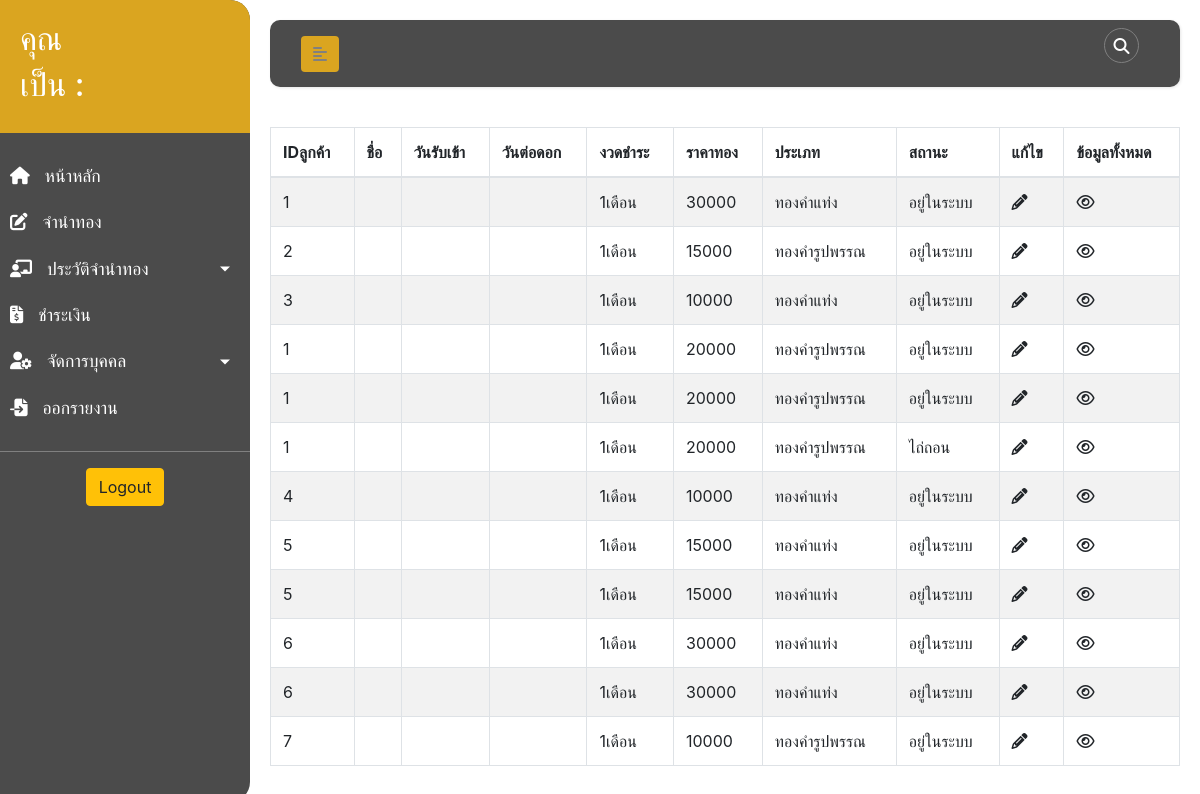
The app's page /pawntesttwotable.php with its own data.
### tables this page shows
CREATE TABLE `golds` (
  `GoldID` int(10) NOT NULL,
  `CusID` int(10) NOT NULL,
  `Goldpawnday` date NOT NULL,
  `Goldpayday` date NOT NULL,
  `TypeGold` varchar(255) NOT NULL,
  `WeightGold` int(10) NOT NULL,
  `Price` int(10) NOT NULL,
  `Rate` int(10) NOT NULL,
  `Pay` int(10) NOT NULL,
  `DuePayment` varchar(255) NOT NULL,
  `GoldStatus` varchar(255) NOT NULL,
  `GoldImg` varchar(255) NOT NULL,
  `Golddetail` varchar(255) NOT NULL,
  `Goldbalance` int(10) NOT NULL
);

### pawntesttwotable.php (the view, shortened to what this page needs)
<?php
    include_once('config.php');
?>
<!DOCTYPE html>
<html lang="en">
<head>
    <link rel="stylesheet" href="css/css.css">
    <link rel="stylesheet" href="https://stackpath.bootstrapcdn.com/bootstrap/4.1.3/css/bootstrap.min.css">
    <link rel="stylesheet" type="text/css" href="https://cdn.datatables.net/1.10.20/css/jquery.dataTables.css">
</head>
<body>
    <div class="wrapper">
        <nav id="sidebar">
            <div class="sidebar-header">
                    <h2>คุณ <?php echo $_SESSION['fname']; ?></h2>
                    <h2>เป็น :  <?php echo $_SESSION['position']; ?></h2>
            </div>
            <ul class="list-unstyled components">
                <li>
                    <a href="index.php">
                        <i class="fas fa-home"></i>
                        หน้าหลัก
                    </a>
                </li>
                <li>
                    <a href="pawngold.php">
                        <i class="fas fa-edit"></i>
                        จำนำทอง
                    </a>
                </li>
                <li>
                    <a href="#Hispawngold.php" data-toggle="collapse" aria-expanded="false" class="dropdown-toggle">
                        <i class="fas fa-chalkboard-teacher"></i>
                        ประวัติจำนำทอง
                    </a>
                </li>
                <li>
                    <a href="payment.php">
                        <i class="fas fa-file-invoice-dollar"></i>
                        ชำระเงิน
                    </a>
                </li>
                <li>
                    <a href="#userSubmenu" data-toggle="collapse" aria-expanded="false" class="dropdown-toggle">
                        <i class="fas fa-user-cog"></i>
                        จัดการบุคคล
                    </a>
                </li>
                <li>
                    <a href="#">
                        <i class="fas fa-file-import"></i>
                        ออกรายงาน
                    </a>
                </li>
            </ul>
            <div class="logout">
                <a href="logout.php">
                    <input type="submit" class="btn btn-warning" name="logout" value="Logout"><br>
                </a>
            </div>
        </nav>
        <div id="content">
            <nav class="navbar navbar-expand-lg ">
                <div class="container-fluid">
                    <button type="button" id="sidebarCollapse" class="btn">
                        <i class="fas fa-align-left"></i>
                    </button>
                    <div class="top_menu">
                        <ul>
                            <li><a href="#"><i class="fas fa-search"></i></a></li>
                        </ul>
                    </div>
                </div>
            </nav>
        <div class="datatable2">
            <div class="tbcontainer2">
            <?php
                $query  = "SELECT * FROM golds ORDER BY GoldID asc" or die("Error:" .mysqli_error());
                $result = mysqli_query($conn, $query );
                echo"<table id='goldtable2' class='table table-bordered table-striped table-hover' width='100%' font-size='10px'>";
                echo "<thead>";
                    echo "<tr>";
                        echo "<th>IDลูกค้า</th>";
                        echo "<th>ชื่อ</th>";
                        echo "<th>วันรับเข้า</th>";
                        echo "<th>วันต่อดอก</th>";
                        echo "<th>งวดชำระ</th>";
                        echo "<th>ราคาทอง</th>";
                        echo "<th>ประเภท</th>";
                         echo "<th>สถานะ</th>";
                        echo "<th>แก้ไข</th>";
                        echo "<th>ข้อมูลทั้งหมด</th>";
                    echo "</tr>";
                echo "</thead>";
                echo "<tbody>";
                while($row = mysqli_fetch_array($result)){
                    echo "<tr>";
                    echo "<td>" .$row["CusID"] .  "</td>";
                    echo "<td>" .$row["CusFname"] .  "</td>";
                 echo "<td>" .$row["Cuspawnday"] .  "</td>";
                 echo "<td>" .$row["DateITR"] .  "</td>";
                echo "<td>" .$row["DuePayment"] .  "</td>";
                    echo "<td>" .$row["Price"] .  "</td>";
                    echo "<td>" .$row["TypeGold"] .  "</td>";
                 echo "<td>" .$row["GoldStatus"] .  "</td>";
                    echo "<td>";
                        echo "<a herf='#UserUpdateForm.php?'" .$row["0"] . "'title=Update Record' data-toggle='tooltip'><span class='fas fa-pencil-alt'></span></a>";
                    echo "</td>";
                    echo "<td>";
                    echo "<a herf='#UserUpdateForm.php?'" .$row["0"] . "'title=View Record' data-toggle='tooltip'><span class='far fa-eye'></span></a>";
                    echo "</td>";
                    echo "</tr>";
                    }
                echo"</table>";
            ?>
            </div>
        </div>
        </div>
    </div>
</body>
</html>

### css/css.css (style rules this page uses)
* { list-style: none; }
body { font-family: 'Kanit', sans-serif; font-family: 'Roboto Slab', serif; background: #fafafa; text-decoration: none; }
a, a:hover, a:focus { color: inherit; text-decoration: none; transition: all 0.3s; }
.navbar { padding: 15px 10px; background: #4b4b4b; border: none; border-radius: 10px; margin-bottom: 40px; box-shadow: 1px 1px 3px rgba(0, 0, 0, 0.1); }
.navbar .btn { box-shadow: none; outline: none !important; border: none; background: goldenrod; color: gray; }
.navbar .top_menu ul li a { display: block; margin: 0 10px ; width: 35px; height: 35px; line-height: 35px; border: 1px solid gray; text-align: center; border-radius: 50%; color: #fff; }
.wrapper { display: flex; align-items: stretch; width: 100%; height: 100%; }
#sidebar { min-width: 250px; max-width: 250px; background: #4b4b4b; color: #fff; transition: all 0.3s; border-top-right-radius: 20px; border-bottom-right-radius: 20px; }
#sidebar ul li a { text-align: left; }
#sidebar .sidebar-header { padding: 20px; background: goldenrod; border-top-right-radius: 20px; }
#sidebar ul.components { padding: 20px 0; border-bottom: 1px solid gray; }
#sidebar ul li a { padding: 10px; font-size: 1.1em; display: block; color: #fff; }
#sidebar ul li a i { margin-right: 10px; }
a[data-toggle="collapse"] { position: relative; }
.dropdown-toggle::after { display: block; position: absolute; top: 50%; right: 20px; transform: translateY(-50%); }
#content { width: 100%; padding: 20px; min-height: 100vh; transition: all 0.3s ease; }
.logout { text-align: center; }

### records on screen
golds: CusID "1", DuePayment "1เดือน", Price "30000", TypeGold "ทองคำแท่ง", GoldStatus "อยู่ในระบบ"
golds: CusID "2", DuePayment "1เดือน", Price "15000", TypeGold "ทองคำรูปพรรณ", GoldStatus "อยู่ในระบบ"
golds: CusID "3", DuePayment "1เดือน", Price "10000", TypeGold "ทองคำแท่ง", GoldStatus "อยู่ในระบบ"
golds: CusID "1", DuePayment "1เดือน", Price "20000", TypeGold "ทองคำรูปพรรณ", GoldStatus "อยู่ในระบบ"
golds: CusID "1", DuePayment "1เดือน", Price "20000", TypeGold "ทองคำรูปพรรณ", GoldStatus "อยู่ในระบบ"
golds: CusID "1", DuePayment "1เดือน", Price "20000", TypeGold "ทองคำรูปพรรณ", GoldStatus "ไถ่ถอน"
golds: CusID "4", DuePayment "1เดือน", Price "10000", TypeGold "ทองคำแท่ง", GoldStatus "อยู่ในระบบ"
golds: CusID "5", DuePayment "1เดือน", Price "15000", TypeGold "ทองคำแท่ง", GoldStatus "อยู่ในระบบ"
golds: CusID "5", DuePayment "1เดือน", Price "15000", TypeGold "ทองคำแท่ง", GoldStatus "อยู่ในระบบ"
golds: CusID "6", DuePayment "1เดือน", Price "30000", TypeGold "ทองคำแท่ง", GoldStatus "อยู่ในระบบ"
golds: CusID "6", DuePayment "1เดือน", Price "30000", TypeGold "ทองคำแท่ง", GoldStatus "อยู่ในระบบ"
golds: CusID "7", DuePayment "1เดือน", Price "10000", TypeGold "ทองคำรูปพรรณ", GoldStatus "อยู่ในระบบ"
